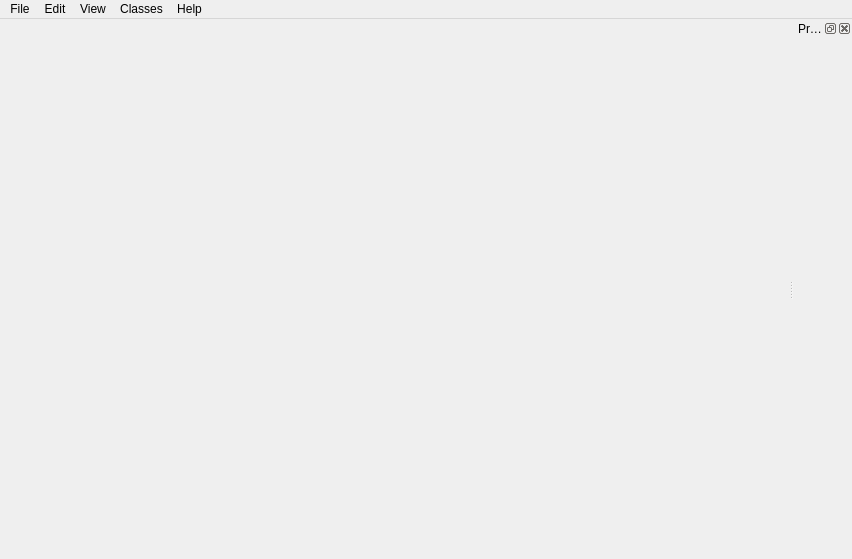
<?xml version="1.0" encoding="UTF-8"?>
<ui version="4.0">
 <class>MainWindow</class>
 <widget class="QMainWindow" name="MainWindow">
  <property name="geometry">
   <rect>
    <x>0</x>
    <y>0</y>
    <width>852</width>
    <height>559</height>
   </rect>
  </property>
  <property name="windowTitle">
   <string>MainWindow</string>
  </property>
  <widget class="QWidget" name="centralwidget">
   <layout class="QVBoxLayout" name="verticalLayout_3">
    <item>
     <layout class="QHBoxLayout" name="horizontalLayout">
      <item>
       <widget class="QWidget" name="layoutWidget" native="true"/>
      </item>
     </layout>
    </item>
   </layout>
  </widget>
  <widget class="QMenuBar" name="menubar">
   <property name="geometry">
    <rect>
     <x>0</x>
     <y>0</y>
     <width>852</width>
     <height>25</height>
    </rect>
   </property>
   <widget class="QMenu" name="menuFile">
    <property name="title">
     <string>File</string>
    </property>
    <widget class="QMenu" name="menuShell_Mode">
     <property name="title">
      <string>Shell Mode</string>
     </property>
     <addaction name="actionPython"/>
     <addaction name="actionGenesis"/>
    </widget>
    <addaction name="actionLoad_Model"/>
    <addaction name="actionNew_Plot"/>
    <addaction name="menuShell_Mode"/>
    <addaction name="actionFirst_Time_Wizard"/>
    <addaction name="actionReset_Settings"/>
    <addaction name="actionQuit"/>
   </widget>
   <widget class="QMenu" name="menuClasses">
    <property name="title">
     <string>Classes</string>
    </property>
    <widget class="QMenu" name="menuBase">
     <property name="title">
      <string>Base</string>
     </property>
     <addaction name="actionNeutral"/>
     <addaction name="actionTick"/>
    </widget>
    <widget class="QMenu" name="menuBuiltins">
     <property name="title">
      <string>Builtins</string>
     </property>
     <addaction name="actionTimeTables"/>
     <addaction name="actionInterpol"/>
     <addaction name="actionAscFile"/>
     <addaction name="actionInterpol2D"/>
     <addaction name="actionCalculator"/>
     <addaction name="actionTable"/>
    </widget>
    <widget class="QMenu" name="menuBipoPhysics">
     <property name="title">
      <string>BioPhysics</string>
     </property>
     <addaction name="actionHHChannel"/>
     <addaction name="actionCell"/>
     <addaction name="actionCompartment"/>
     <addaction name="actionMg_block"/>
     <addaction name="actionCaConc"/>
     <addaction name="actionNerst"/>
     <addaction name="actionTauPump"/>
     <addaction name="actionIntFire"/>
     <addaction name="actionIzhikevichNrn"/>
     <addaction name="actionSymCompartment"/>
     <addaction name="actionDifChan"/>
     <addaction name="actionRandomSpike"/>
     <addaction name="actionSpikeGen"/>
     <addaction name="actionScript_out"/>
     <addaction name="separator"/>
     <addaction name="actionHHGate"/>
     <addaction name="actionHHGate2D"/>
     <addaction name="actionGHK"/>
     <addaction name="actionHHChannel2D"/>
     <addaction name="actionNMDAChan"/>
     <addaction name="actionSynChan"/>
     <addaction name="actionBinSynChan"/>
     <addaction name="actionStochSynChan"/>
    </widget>
    <widget class="QMenu" name="menuKinects">
     <property name="title">
      <string>Kinects</string>
     </property>
     <addaction name="actionMolecule"/>
     <addaction name="actionReaction"/>
     <addaction name="actionSurface"/>
     <addaction name="actionEnzyme"/>
     <addaction name="actionParticle"/>
     <addaction name="actionGeometry"/>
     <addaction name="actionMathfunc"/>
     <addaction name="actionKinComprt"/>
     <addaction name="actionKinPlaceHolder"/>
     <addaction name="separator"/>
     <addaction name="actionPanel"/>
     <addaction name="actionTriPanel"/>
     <addaction name="actionCylPanel"/>
     <addaction name="actionDiskHolder"/>
     <addaction name="actionRectPanel"/>
     <addaction name="actionSpherePanel"/>
     <addaction name="actionHemispherePanel"/>
    </widget>
    <widget class="QMenu" name="menuDevice">
     <property name="title">
      <string>Device</string>
     </property>
     <addaction name="actionPulseGen"/>
     <addaction name="actionDiffAmp"/>
     <addaction name="actionRC"/>
     <addaction name="actionPIDController"/>
    </widget>
    <widget class="QMenu" name="menuRobot">
     <property name="title">
      <string>Robot</string>
     </property>
     <addaction name="actionAdaptot"/>
     <addaction name="actionSigNeur"/>
    </widget>
    <addaction name="menuBase"/>
    <addaction name="menuBuiltins"/>
    <addaction name="menuBipoPhysics"/>
    <addaction name="menuKinects"/>
    <addaction name="menuDevice"/>
    <addaction name="menuRobot"/>
   </widget>
   <widget class="QMenu" name="menuView">
    <property name="title">
     <string>View</string>
    </property>
    <addaction name="actionMoose_Tree"/>
    <addaction name="actionMoose_Shell"/>
    <addaction name="actionObject_Editor"/>
    <addaction name="actionSimulation_Control"/>
   </widget>
   <widget class="QMenu" name="menuEdit">
    <property name="title">
     <string>Edit</string>
    </property>
   </widget>
   <widget class="QMenu" name="menuHelp">
    <property name="title">
     <string>Help</string>
    </property>
    <addaction name="actionAbout"/>
    <addaction name="actionDemos"/>
    <addaction name="actionDocumentation"/>
    <addaction name="actionReport_a_Bug"/>
    <addaction name="actionRequest_a_Feature"/>
   </widget>
   <addaction name="menuFile"/>
   <addaction name="menuEdit"/>
   <addaction name="menuView"/>
   <addaction name="menuClasses"/>
   <addaction name="menuHelp"/>
  </widget>
  <widget class="QDockWidget" name="mooseObjectEditDock">
   <property name="windowTitle">
    <string>Property Editor</string>
   </property>
   <attribute name="dockWidgetArea">
    <number>2</number>
   </attribute>
   <widget class="QWidget" name="mooseObjectEditDockContents">
    <layout class="QVBoxLayout" name="verticalLayout_2">
     <item>
      <widget class="ObjectEditView" name="mTable" native="true"/>
     </item>
    </layout>
   </widget>
  </widget>
  <action name="actionLoad_Model">
   <property name="text">
    <string>Load Model</string>
   </property>
   <property name="shortcut">
    <string>Ctrl+L</string>
   </property>
   <property name="softKeyRole">
    <enum>QAction::NoSoftKey</enum>
   </property>
  </action>
  <action name="actionNew_Plot">
   <property name="text">
    <string>Save Plots</string>
   </property>
  </action>
  <action name="actionNew_Visualization">
   <property name="text">
    <string>New Visualization</string>
   </property>
  </action>
  <action name="actionPython">
   <property name="checkable">
    <bool>true</bool>
   </property>
   <property name="checked">
    <bool>true</bool>
   </property>
   <property name="text">
    <string>Python</string>
   </property>
  </action>
  <action name="actionGenesis">
   <property name="checkable">
    <bool>true</bool>
   </property>
   <property name="text">
    <string>Genesis</string>
   </property>
  </action>
  <action name="actionReset_Settings">
   <property name="text">
    <string>Reset Settings</string>
   </property>
  </action>
  <action name="actionQuit">
   <property name="text">
    <string>Quit</string>
   </property>
   <property name="shortcut">
    <string>Ctrl+Q</string>
   </property>
  </action>
  <action name="actionNeutral">
   <property name="text">
    <string>Neutral</string>
   </property>
  </action>
  <action name="actionTick">
   <property name="text">
    <string>Tick</string>
   </property>
  </action>
  <action name="actionTimeTables">
   <property name="text">
    <string>TimeTable</string>
   </property>
  </action>
  <action name="actionInterpol">
   <property name="text">
    <string>Interpol</string>
   </property>
  </action>
  <action name="actionAscFile">
   <property name="text">
    <string>AscFile</string>
   </property>
  </action>
  <action name="actionInterpol2D">
   <property name="text">
    <string>Interpol2D</string>
   </property>
  </action>
  <action name="actionCalculator">
   <property name="text">
    <string>Calculator</string>
   </property>
  </action>
  <action name="actionTable">
   <property name="text">
    <string>Table</string>
   </property>
  </action>
  <action name="actionHHChannel">
   <property name="text">
    <string>Cell</string>
   </property>
  </action>
  <action name="actionCell">
   <property name="text">
    <string>Compartment</string>
   </property>
  </action>
  <action name="actionCompartment">
   <property name="text">
    <string>GHK</string>
   </property>
  </action>
  <action name="actionGHK">
   <property name="text">
    <string>HHChannel</string>
   </property>
  </action>
  <action name="actionHHChannel2D">
   <property name="text">
    <string>HHChannel2D</string>
   </property>
  </action>
  <action name="actionMg_block">
   <property name="text">
    <string>Mg_block</string>
   </property>
  </action>
  <action name="actionNerst">
   <property name="text">
    <string>Nernst</string>
   </property>
  </action>
  <action name="actionNMDAChan">
   <property name="text">
    <string>NMDAChan</string>
   </property>
  </action>
  <action name="actionTauPump">
   <property name="text">
    <string>TauPump</string>
   </property>
  </action>
  <action name="actionSynChan">
   <property name="text">
    <string>SynChan</string>
   </property>
  </action>
  <action name="actionIntFire">
   <property name="text">
    <string>IntFire</string>
   </property>
  </action>
  <action name="actionSpikeGen">
   <property name="text">
    <string>SpikeGen</string>
   </property>
  </action>
  <action name="actionIzhikevichNrn">
   <property name="text">
    <string>IzhikevichNrn</string>
   </property>
  </action>
  <action name="actionHHGate">
   <property name="text">
    <string>HHGate</string>
   </property>
  </action>
  <action name="actionHHGate2D">
   <property name="text">
    <string>HHGate2D</string>
   </property>
  </action>
  <action name="actionBinSynChan">
   <property name="text">
    <string>BinSynChan</string>
   </property>
  </action>
  <action name="actionRandomSpike">
   <property name="text">
    <string>RandomSpike</string>
   </property>
  </action>
  <action name="actionCaConc">
   <property name="text">
    <string>CaConc</string>
   </property>
  </action>
  <action name="actionStochSynChan">
   <property name="text">
    <string>StochSynChan</string>
   </property>
  </action>
  <action name="actionSymCompartment">
   <property name="text">
    <string>SymCompartment</string>
   </property>
  </action>
  <action name="actionScript_out">
   <property name="text">
    <string>script_out</string>
   </property>
  </action>
  <action name="actionDifChan">
   <property name="text">
    <string>DifShell</string>
   </property>
  </action>
  <action name="actionPulseGen">
   <property name="text">
    <string>PulseGen</string>
   </property>
  </action>
  <action name="actionDiffAmp">
   <property name="text">
    <string>DiffAmp</string>
   </property>
  </action>
  <action name="actionRC">
   <property name="text">
    <string>RC</string>
   </property>
  </action>
  <action name="actionAdaptot">
   <property name="text">
    <string>Adaptor</string>
   </property>
  </action>
  <action name="actionSigNeur">
   <property name="text">
    <string>SigNeur</string>
   </property>
  </action>
  <action name="actionPIDController">
   <property name="text">
    <string>PIDController</string>
   </property>
  </action>
  <action name="actionCylPanel">
   <property name="text">
    <string>CylPanel</string>
   </property>
  </action>
  <action name="actionMolecule">
   <property name="text">
    <string>Molecule</string>
   </property>
  </action>
  <action name="actionReaction">
   <property name="text">
    <string>Reaction</string>
   </property>
  </action>
  <action name="actionGeometry">
   <property name="text">
    <string>Geometry</string>
   </property>
  </action>
  <action name="actionTriPanel">
   <property name="text">
    <string>TriPanel</string>
   </property>
  </action>
  <action name="actionMathfunc">
   <property name="text">
    <string>MathFunc</string>
   </property>
  </action>
  <action name="actionSurface">
   <property name="text">
    <string>Surface</string>
   </property>
  </action>
  <action name="actionEnzyme">
   <property name="text">
    <string>Enzyme</string>
   </property>
  </action>
  <action name="actionPanel">
   <property name="text">
    <string>Panel</string>
   </property>
  </action>
  <action name="actionSpherePanel">
   <property name="text">
    <string>SpherePanel</string>
   </property>
  </action>
  <action name="actionParticle">
   <property name="text">
    <string>Particle</string>
   </property>
  </action>
  <action name="actionHemispherePanel">
   <property name="text">
    <string>HemispherePanel</string>
   </property>
  </action>
  <action name="actionRectPanel">
   <property name="text">
    <string>RectPanel</string>
   </property>
  </action>
  <action name="actionKinPlaceHolder">
   <property name="text">
    <string>KinPlaceHolder</string>
   </property>
  </action>
  <action name="actionDiskHolder">
   <property name="text">
    <string>DiskPanel</string>
   </property>
  </action>
  <action name="actionKinComprt">
   <property name="text">
    <string>KinCompt</string>
   </property>
  </action>
  <action name="actionMoose_Tree">
   <property name="checkable">
    <bool>true</bool>
   </property>
   <property name="text">
    <string>Moose Tree</string>
   </property>
  </action>
  <action name="actionMoose_Shell">
   <property name="checkable">
    <bool>true</bool>
   </property>
   <property name="text">
    <string>Moose Shell</string>
   </property>
  </action>
  <action name="actionObject_Editor">
   <property name="checkable">
    <bool>true</bool>
   </property>
   <property name="text">
    <string>Property Editor</string>
   </property>
  </action>
  <action name="actionSimulation_Control">
   <property name="checkable">
    <bool>true</bool>
   </property>
   <property name="text">
    <string>Simulation Control</string>
   </property>
  </action>
  <action name="actionAdd_I_Clamp">
   <property name="text">
    <string>Add I Clamp</string>
   </property>
  </action>
  <action name="actionAdd_V_Clamp">
   <property name="text">
    <string>Add V Clamp</string>
   </property>
  </action>
  <action name="actionFirst_Time_Wizard">
   <property name="text">
    <string>First Time Wizard</string>
   </property>
  </action>
  <action name="actionDocumentation">
   <property name="text">
    <string>Documentation</string>
   </property>
  </action>
  <action name="actionDemos">
   <property name="text">
    <string>Demos</string>
   </property>
  </action>
  <action name="actionReport_a_Bug">
   <property name="text">
    <string>Report a Bug</string>
   </property>
  </action>
  <action name="actionRequest_a_Feature">
   <property name="text">
    <string>Request a Feature</string>
   </property>
  </action>
  <action name="actionAbout">
   <property name="text">
    <string>About</string>
   </property>
  </action>
 </widget>
 <customwidgets>
  <customwidget>
   <class>ObjectEditView</class>
   <extends>QWidget</extends>
   <header>objectedit.h</header>
   <container>1</container>
  </customwidget>
 </customwidgets>
 <resources/>
 <connections/>
</ui>
